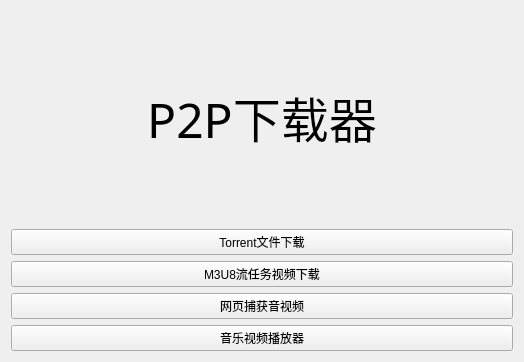
<?xml version="1.0" encoding="UTF-8"?>
<ui version="4.0">
 <class>MainWindow</class>
 <widget class="QWidget" name="MainWindow">
  <property name="geometry">
   <rect>
    <x>0</x>
    <y>0</y>
    <width>524</width>
    <height>362</height>
   </rect>
  </property>
  <property name="windowTitle">
   <string>p2p</string>
  </property>
  <property name="windowIcon">
   <iconset>
    <normaloff>resource/logo.ico</normaloff>resource/logo.ico</iconset>
  </property>
  <layout class="QVBoxLayout" name="verticalLayout">
   <item>
    <widget class="QLabel" name="label">
     <property name="font">
      <font>
       <family>华文楷体</family>
       <pointsize>36</pointsize>
      </font>
     </property>
     <property name="text">
      <string>P2P下载器</string>
     </property>
     <property name="alignment">
      <set>Qt::AlignCenter</set>
     </property>
     <property name="indent">
      <number>-1</number>
     </property>
    </widget>
   </item>
   <item>
    <widget class="QPushButton" name="pushButton">
     <property name="text">
      <string>Torrent文件下载</string>
     </property>
     <property name="checkable">
      <bool>true</bool>
     </property>
     <property name="checked">
      <bool>false</bool>
     </property>
    </widget>
   </item>
   <item>
    <widget class="QPushButton" name="pushButton_m3u8">
     <property name="text">
      <string>M3U8流任务视频下载</string>
     </property>
    </widget>
   </item>
   <item>
    <widget class="QPushButton" name="pushButton_reptiles">
     <property name="text">
      <string>网页捕获音视频</string>
     </property>
    </widget>
   </item>
   <item>
    <widget class="QPushButton" name="pushButton_mp3">
     <property name="text">
      <string>音乐视频播放器</string>
     </property>
    </widget>
   </item>
  </layout>
 </widget>
 <resources/>
 <connections/>
</ui>
